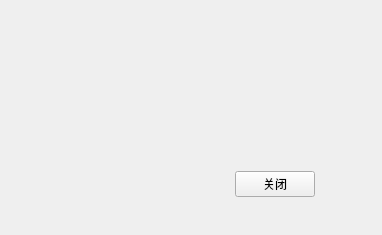
<?xml version="1.0" encoding="UTF-8"?>
<ui version="4.0">
 <class>aboutWlg</class>
 <widget class="QWidget" name="aboutWlg">
  <property name="geometry">
   <rect>
    <x>0</x>
    <y>0</y>
    <width>382</width>
    <height>235</height>
   </rect>
  </property>
  <property name="windowTitle">
   <string>Form</string>
  </property>
  <layout class="QGridLayout" name="gridLayout">
   <property name="leftMargin">
    <number>30</number>
   </property>
   <property name="topMargin">
    <number>18</number>
   </property>
   <property name="rightMargin">
    <number>30</number>
   </property>
   <property name="bottomMargin">
    <number>30</number>
   </property>
   <item row="0" column="0" colspan="5">
    <widget class="TitleBar" name="pTitleBarWgt" native="true">
     <property name="sizePolicy">
      <sizepolicy hsizetype="Preferred" vsizetype="Fixed">
       <horstretch>0</horstretch>
       <verstretch>0</verstretch>
      </sizepolicy>
     </property>
     <property name="minimumSize">
      <size>
       <width>0</width>
       <height>30</height>
      </size>
     </property>
     <property name="maximumSize">
      <size>
       <width>16777215</width>
       <height>30</height>
      </size>
     </property>
    </widget>
   </item>
   <item row="1" column="0">
    <widget class="QLabel" name="label">
     <property name="sizePolicy">
      <sizepolicy hsizetype="Fixed" vsizetype="Preferred">
       <horstretch>0</horstretch>
       <verstretch>0</verstretch>
      </sizepolicy>
     </property>
     <property name="minimumSize">
      <size>
       <width>20</width>
       <height>0</height>
      </size>
     </property>
     <property name="text">
      <string/>
     </property>
    </widget>
   </item>
   <item row="1" column="1">
    <widget class="QLabel" name="lIcon">
     <property name="sizePolicy">
      <sizepolicy hsizetype="Fixed" vsizetype="Fixed">
       <horstretch>0</horstretch>
       <verstretch>0</verstretch>
      </sizepolicy>
     </property>
     <property name="minimumSize">
      <size>
       <width>35</width>
       <height>35</height>
      </size>
     </property>
     <property name="maximumSize">
      <size>
       <width>35</width>
       <height>35</height>
      </size>
     </property>
     <property name="styleSheet">
      <string notr="true"/>
     </property>
     <property name="text">
      <string/>
     </property>
    </widget>
   </item>
   <item row="1" column="2" colspan="3">
    <widget class="QLabel" name="lText">
     <property name="sizePolicy">
      <sizepolicy hsizetype="Preferred" vsizetype="Fixed">
       <horstretch>0</horstretch>
       <verstretch>0</verstretch>
      </sizepolicy>
     </property>
     <property name="minimumSize">
      <size>
       <width>0</width>
       <height>90</height>
      </size>
     </property>
     <property name="sizeIncrement">
      <size>
       <width>0</width>
       <height>90</height>
      </size>
     </property>
     <property name="text">
      <string/>
     </property>
     <property name="textFormat">
      <enum>Qt::AutoText</enum>
     </property>
     <property name="alignment">
      <set>Qt::AlignLeading|Qt::AlignLeft|Qt::AlignVCenter</set>
     </property>
     <property name="wordWrap">
      <bool>true</bool>
     </property>
     <property name="margin">
      <number>8</number>
     </property>
    </widget>
   </item>
   <item row="2" column="0" colspan="3">
    <spacer name="horizontalSpacer">
     <property name="orientation">
      <enum>Qt::Horizontal</enum>
     </property>
     <property name="sizeHint" stdset="0">
      <size>
       <width>203</width>
       <height>20</height>
      </size>
     </property>
    </spacer>
   </item>
   <item row="2" column="3">
    <widget class="QPushButton" name="pOkBtn">
     <property name="text">
      <string>关闭</string>
     </property>
    </widget>
   </item>
   <item row="2" column="4">
    <spacer name="horizontalSpacer_2">
     <property name="orientation">
      <enum>Qt::Horizontal</enum>
     </property>
     <property name="sizeHint" stdset="0">
      <size>
       <width>35</width>
       <height>20</height>
      </size>
     </property>
    </spacer>
   </item>
  </layout>
 </widget>
 <customwidgets>
  <customwidget>
   <class>TitleBar</class>
   <extends>QWidget</extends>
   <header location="global">titlebar.h</header>
   <container>1</container>
  </customwidget>
 </customwidgets>
 <resources/>
 <connections/>
</ui>
